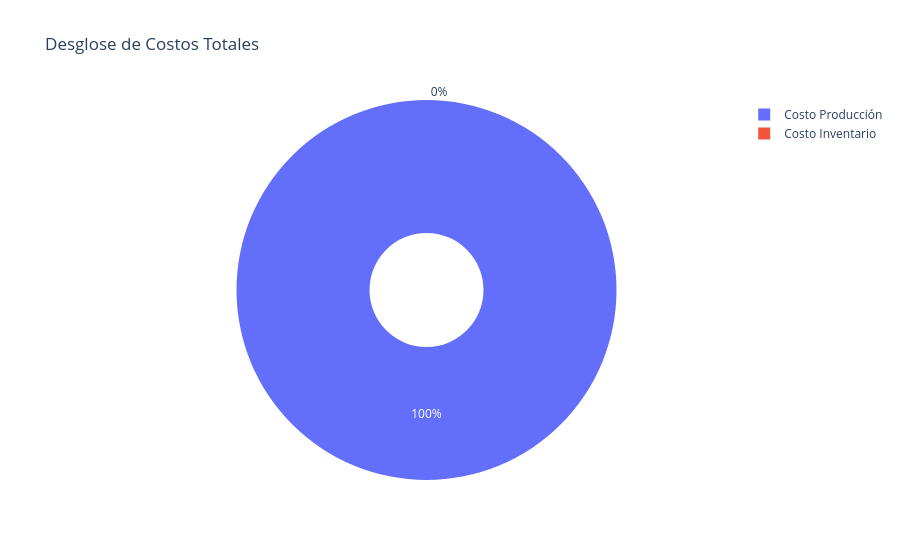

Notebook code for this chart:
### Markdown cell above
## 1️⃣1️⃣ Desglose de Costos

### Code cell
# Calcular costos por componente
df_plan['prod_cost'] = df_plan.apply(
    lambda row: prod_cost[row['product']] * row['production'], axis=1
)
df_plan['inv_cost'] = df_plan.apply(
    lambda row: inv_cost[row['product']] * row['inventory'], axis=1
)

total_prod_cost = df_plan['prod_cost'].sum()
total_inv_cost = df_plan['inv_cost'].sum()

# Pie chart de desglose
fig = go.Figure(data=[
    go.Pie(
        labels=['Costo Producción', 'Costo Inventario'],
        values=[total_prod_cost, total_inv_cost],
        hole=0.3
    )
])
fig.update_layout(title="Desglose de Costos Totales")
fig.show()

print("💰 Resumen de Costos:")
print(f"   - Producción: ${total_prod_cost:,.2f} ({total_prod_cost/(total_prod_cost+total_inv_cost)*100:.1f}%)")
print(f"   - Inventario: ${total_inv_cost:,.2f} ({total_inv_cost/(total_prod_cost+total_inv_cost)*100:.1f}%)")
print(f"   - TOTAL: ${total_prod_cost + total_inv_cost:,.2f}")

### Figure 1 — Plotly figure (JSON) as saved in the notebook; plotly's stock layout.template omitted (floating-point values rounded to 4 significant figures)
{"data": [{"hole": 0.3, "labels": ["Costo Producción", "Costo Inventario"], "type": "pie", "values": [600, 0]}], "layout": {"title": {"text": "Desglose de Costos Totales"}}}
